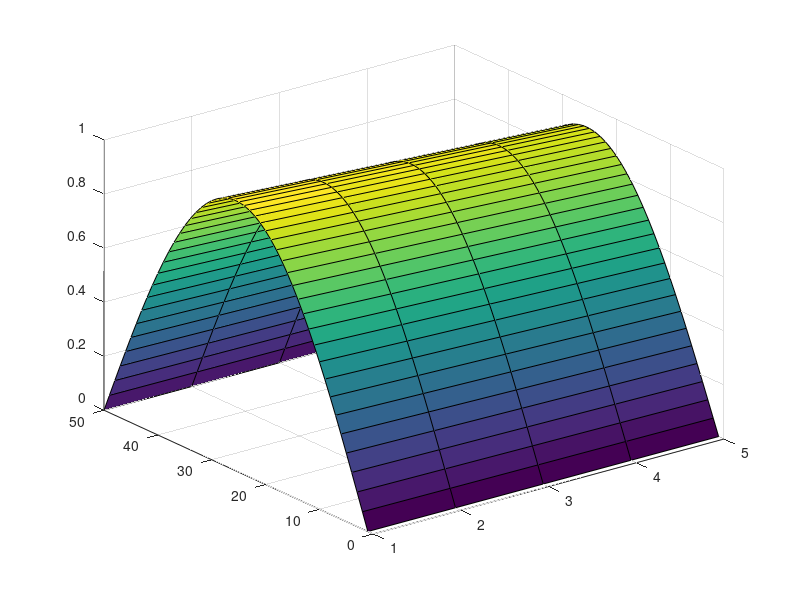

Write the MATLAB code that produced this figure.
% Es necesario crear un arreglo bidimensional, posicion y tiempo
% Longitud L    = 100
% Tiempo máximo = 10
% r = k*DeltaTiempo/DeltaX**2
% Sea k = 1, DeltaX = 0.5, entonces DeltaTiempo = 0.0625
% Numero de puntos en X: 200 puntos en la malla
% Numero de puntos en T: 160 puntos en la malla

L = 1; 
%Tempo = 10; 

dx = 0.5; 

r = 0.25; 

Px = 50; 
Pt = 100; 

T=zeros(Px,Pt);

x = linspace(0,L,Px)

T(:,1) = sin(pi*x/L)

%
% for i=1:1:Px % Perfil inicial del calor
%	T(i,1) = sin(pi*(i-1)*dx/L); 
% end 
%

tic()
for m=1:Pt-1	
	for j=2:1:Px-1
		T(j,m+1) = T(j,m) + r*(T(j+1,m) - 2*T(j,m) + T(j-1,m)); 
	end
end
toc()

T1 = T(:,1:20:end)
surf(T1)
%surfc(T)

